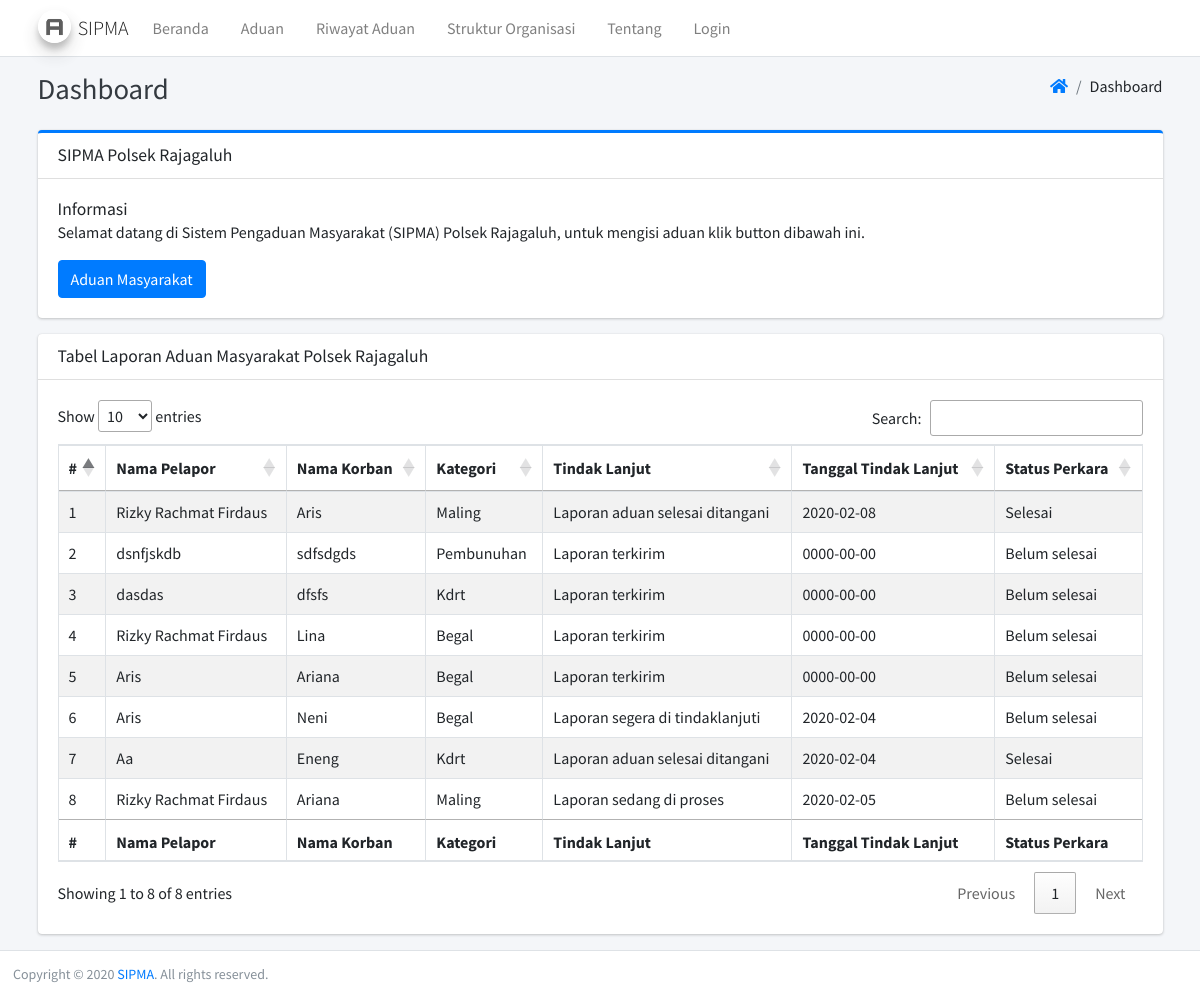
The page / on the database its author committed.
### tables this page shows
CREATE TABLE `aduan` (
  `id_aduan` int(11) NOT NULL,
  `kode_berkas` varchar(20) NOT NULL,
  `nik_p` varchar(16) NOT NULL,
  `nama_p` varchar(50) NOT NULL,
  `alamat_p` varchar(50) NOT NULL,
  `jk_p` enum('pria','wanita') NOT NULL,
  `nohp_p` varchar(12) NOT NULL,
  `nama_k` varchar(50) NOT NULL,
  `alamat_k` varchar(50) NOT NULL,
  `jk_k` enum('pria','wanita') NOT NULL,
  `nohp_k` varchar(12) NOT NULL,
  `kategori` enum('kekerasan fisik','kdrt','maling','begal','pembunuhan') NOT NULL,
  `tkp` varchar(50) NOT NULL,
  `desk` varchar(256) NOT NULL,
  `modus` varchar(256) NOT NULL,
  `waktu` date NOT NULL,
  `tgl_desk` date NOT NULL,
  `desk_progres` enum('laporan terkirim','laporan diterima','laporan segera di tindaklanjuti','laporan sedang di proses','laporan aduan selesai ditangani') NOT NULL,
  `status` enum('belum selesai','selesai') NOT NULL
);

### application/controllers/Landing.php (called while the page is built, shortened)
<?php
class Landing extends CI_Controller
{
	function __construct()
	{
		$this->load->model('landing_model');
		$this->load->library('form_validation');
	}
	public function index()
	{
		$data['session'] = $this->session->all_userdata();
		$data['title'] = 'Dashboard';
		$data['tampil_aduan'] = $this->landing_model->get_aduan();
		$data['content'] = 'user/landing';
		$this->load->view('front/media', $data);
	}
}

### index.php (called while the page is built, shortened)
<?php
require_once BASEPATH.'core/CodeIgniter.php';

### application/models/landing_model.php (called while the page is built, shortened)
<?php
class landing_model extends CI_Model {
	function get_aduan()
	{
		$this->db->order_by('id_aduan', 'DESC');
		return $this->db->get('aduan')->result();
	}
}

### application/views/user/landing.php (the view, shortened to what this page needs)
<div class="content">
	<div class="container">
		<div class="row">
			<div class="col-lg-12">
				<div class="card card-primary card-outline">
					<div class="card-header">
						<h5 class="card-title">SIPMA Polsek Rajagaluh</h5>
					</div>
					<div class="card-body">
						<h6 class="card-title">Informasi</h6>
						<p class="card-text">Selamat datang di Sistem Pengaduan Masyarakat (SIPMA) Polsek Rajagaluh, untuk mengisi aduan klik button dibawah ini.</p>
						<a href="<?= base_url('landing/aduan'); ?>" class="btn btn-primary">Aduan Masyarakat</a>
					</div>
				</div>
			</div>
			<div class="col-12">
				<div class="card">
					<div class="card-header">
						<h3 class="card-title">Tabel Laporan Aduan Masyarakat Polsek Rajagaluh</h3>
					</div>
					<div class="card-body">
						<table id="datatable" class="table table-bordered table-striped nowrap">
							<thead>
								<tr>
									<th>#</th>
									<th>Nama Pelapor</th>
									<th>Nama Korban</th>
									<th>Kategori</th>
									<th>Tindak Lanjut</th>
									<th>Tanggal Tindak Lanjut</th>
									<th>Status Perkara</th>
								</tr>
							</thead>
							<tbody>
								<?php
								if (!empty($tampil_aduan))
								{
									$no=1;
									foreach ($tampil_aduan as $adu) {
										$nama_p = $adu->nama_p;
										$nama_k = $adu->nama_k;
										$kategori = $adu->kategori;
										$tgl_desk = $adu->tgl_desk;
										$desk_progres = $adu->desk_progres;
										$status = $adu->status;
										?>
										<tr>
											<td><?= $no++; ?></td>
											<td><?= $nama_p; ?></td>
											<td><?= $nama_k; ?></td>
											<td><?= ucfirst($kategori); ?></td>
											<td><?= ucfirst($desk_progres); ?></td>
											<td><?= $tgl_desk; ?></td>
											<td><?= ucfirst($status); ?></td>
										</tr>
										<?php
									}
								}
								?>
							</tbody>
							<tfoot>
								<tr>
									<th>#</th>
									<th>Nama Pelapor</th>
									<th>Nama Korban</th>
									<th>Kategori</th>
									<th>Tindak Lanjut</th>
									<th>Tanggal Tindak Lanjut</th>
									<th>Status Perkara</th>
								</tr>
							</tfoot>
						</table>
					</div>
				</div>
			</div>
		</div>
	</div>
</div>

### application/views/front/media.php (shortened to what this page needs)
<!DOCTYPE html>
<html lang="en">
<head>
	<?php $this->load->view('front/head'); ?>
</head>
<body class="hold-transition layout-top-nav">
	<div class="wrapper">
		<?php $this->load->view('front/navbar'); ?>
		<div class="content-wrapper">
			<?php $this->load->view('front/content_header'); ?>
			<?php $this->load->view($content); ?>
		</div>
		<?php $this->load->view('front/footer'); ?>
	</div>
</body>
</html>

### application/views/front/head.php (shortened to what this page needs)
<link rel="stylesheet" href="<?= base_url('assets/'); ?>plugins/datatables-bs4/css/dataTables.bootstrap4.css">
<link rel="stylesheet" href="https://cdn.datatables.net/1.10.20/css/jquery.dataTables.min.css">
<link rel="stylesheet" href="https://cdn.datatables.net/responsive/2.2.3/css/responsive.dataTables.min.css">
<link rel="stylesheet" href="<?= base_url('assets/'); ?>plugins/fontawesome-free/css/all.min.css">
<link rel="stylesheet" href="<?= base_url('assets/'); ?>dist/css/adminlte.min.css">

### application/views/front/navbar.php (shortened to what this page needs)
<nav class="main-header navbar navbar-expand-md navbar-light navbar-white">
	<div class="container">
		<a href="<?= base_url('landing'); ?>" class="navbar-brand">
			<img src="<?= base_url('assets/'); ?>dist/img/AdminLTELogo.png" alt="" class="brand-image img-circle elevation-3"
			style="opacity: .8">
			<span class="brand-text font-weight-light">SIPMA</span>
		</a>
		<div class="collapse navbar-collapse order-3" id="navbarCollapse">
			<ul class="navbar-nav">
				<li class="nav-item">
					<a href="<?= base_url('landing'); ?>" class="nav-link">Beranda</a>
				</li>
				<li class="nav-item">
					<a href="<?= base_url('landing/aduan'); ?>" class="nav-link">Aduan</a>
				</li>
				<li class="nav-item">
					<a href="<?= base_url('landing/riwayat'); ?>" class="nav-link">Riwayat Aduan</a>
				</li>
				<li class="nav-item">
					<a href="#" class="nav-link">Struktur Organisasi</a>
				</li>
				<li class="nav-item">
					<a href="#" class="nav-link">Tentang</a>
				</li>
				<li class="nav-item">
					<a href="<?= base_url('auth'); ?>" class="nav-link">Login</a>
				</li>
			</ul>
		</div>
	</div>
</nav>

### application/views/front/content_header.php
<div class="content-header">
	<div class="container">
		<div class="row mb-2">
			<div class="col-sm-6">
				<h1 class="m-0 text-dark"><?= $title; ?></h1>
			</div>
			<div class="col-sm-6">
				<ol class="breadcrumb float-sm-right">
					<li class="breadcrumb-item"><a href="<?= base_url('landing'); ?>"><i class="fas fa-home"></i></a></li>
					<li class="breadcrumb-item"><?= $title; ?></li>
				</ol>
			</div>
		</div>
	</div>
</div>

### application/views/front/footer.php (shortened to what this page needs)
<footer class="main-footer text-sm">
	Copyright &copy; 2020 <a href="">SIPMA</a>. All rights reserved.
</footer>

### rows shown on the page
aduan: nama_p "Rizky Rachmat Firdaus", nama_k "Aris", kategori "Maling", desk_progres "Laporan aduan selesai ditangani", tgl_desk "2020-02-08", status "Selesai"
aduan: nama_p "dsnfjskdb", nama_k "sdfsdgds", kategori "Pembunuhan", desk_progres "Laporan terkirim", tgl_desk "0000-00-00", status "Belum selesai"
aduan: nama_p "dasdas", nama_k "dfsfs", kategori "Kdrt", desk_progres "Laporan terkirim", tgl_desk "0000-00-00", status "Belum selesai"
aduan: nama_p "Rizky Rachmat Firdaus", nama_k "Lina", kategori "Begal", desk_progres "Laporan terkirim", tgl_desk "0000-00-00", status "Belum selesai"
aduan: nama_p "Aris", nama_k "Ariana", kategori "Begal", desk_progres "Laporan terkirim", tgl_desk "0000-00-00", status "Belum selesai"
aduan: nama_p "Aris", nama_k "Neni", kategori "Begal", desk_progres "Laporan segera di tindaklanjuti", tgl_desk "2020-02-04", status "Belum selesai"
aduan: nama_p "Aa", nama_k "Eneng", kategori "Kdrt", desk_progres "Laporan aduan selesai ditangani", tgl_desk "2020-02-04", status "Selesai"
aduan: nama_p "Rizky Rachmat Firdaus", nama_k "Ariana", kategori "Maling", desk_progres "Laporan sedang di proses", tgl_desk "2020-02-05", status "Belum selesai"

### other values the page prints
$title "Dashboard"
